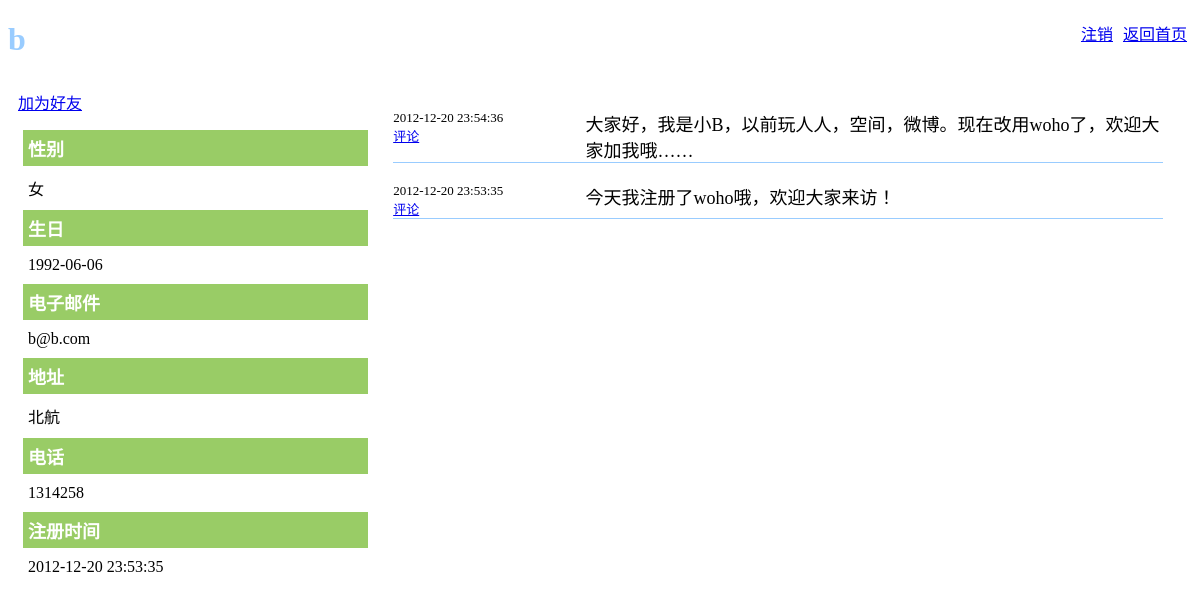
The app's page /space.php?mail=b@b.com with its own data.
### tables this page shows
CREATE TABLE `user_info` (
  `mail` char(50) NOT NULL DEFAULT '',
  `name` char(20) NOT NULL,
  `password` char(32) NOT NULL,
  `regist_time` datetime DEFAULT NULL,
  `birthday` date DEFAULT NULL,
  `phone` char(11) DEFAULT NULL,
  `address` varchar(150) DEFAULT NULL,
  `sex` tinyint(1) DEFAULT NULL,
  PRIMARY KEY (`mail`)
);

CREATE TABLE `tweet` (
  `id` int(11) NOT NULL AUTO_INCREMENT,
  `time` datetime DEFAULT NULL,
  `author` char(50) DEFAULT NULL,
  `content` text,
  PRIMARY KEY (`id`),
  KEY `author_mail` (`author`),
  KEY `fk14` (`author`),
  CONSTRAINT `fk14` FOREIGN KEY (`author`) REFERENCES `user_info` (`mail`) ON DELETE CASCADE ON UPDATE CASCADE
);

### space.php (the view, shortened to what this page needs)
<?php
if(isset($_GET['action']) && $_GET['action'] == "addFriend") {
	$user = $_SESSION['user'];
	$friend = $_POST['mail'];
	if($user == $friend) {
		echo 'fail';
		die(0);
	}
	include('conn.php');
	$result = mysql_query("SELECT * FROM relation WHERE user='$user'
			AND friend='$friend'", $conn);
	if($row = mysql_fetch_array($result)) {
		echo 'fail';
		die(0);
	}
	$result = mysql_query("INSERT INTO relation(user, friend) VALUES
							('$user','$friend')", $conn);
	if($result)
		echo 'success';
	else
		echo 'fail';
	die(0);
} else if(!isset($_GET['mail']) || $_GET['mail'] == "") {
	header("Location:home.php");
} else {
	include('conn.php');
	$user = $_GET['mail'];
	$result = mysql_query("SELECT * FROM user_info WHERE mail='$user'", $conn);
	$row = mysql_fetch_array($result);
}
?>
<!DOCTYPE html PUBLIC "-//W3C//DTD HTML 4.01 Transitional//EN" "http://www.w3.org/TR/html4/loose.dtd">
<html>
<head>
<link type="text/css" rel="stylesheet" href="css/space.css" />
<link type="text/css" rel="stylesheet" href="css/tweet.css" />
<link type="text/css" rel="stylesheet" href="css/comment.css" />
</head>
<body>
	<a class="topHref" href="home.php">返回首页</a>
	<a class="topHref" href="logout.php">注销</a>
	<h1><?php echo $row['name'];?></h1>
	<div id="profile">
    	<a href="javascript:void(0);" onclick="addFriend(<?php echo $row['mail'];?>);" >加为好友</a>
		<dl>
			<dt>性别</dt>
			<dd><?php echo ($row['sex'] == 1 ? '女' : '男');?></dd>
			<dt>生日</dt>
			<dd><?php echo ($row['birthday']);?></dd>
			<dt>电子邮件</dt>
			<dd><?php echo ($row['mail']);?></dd>
			<dt>地址</dt>
			<dd><?php echo ($row['address']);?></dd>
			<dt>电话</dt>
			<dd><?php echo ($row['phone']);?></dd>
			<dt>注册时间</dt>
			<dd><?php echo ($row['regist_time']);?></dd>
		</dl>
	</div>
	<div id="tweets">
		<?php
		$result = mysql_query("SELECT * FROM tweet WHERE author='$user'
				ORDER BY time DESC", $conn);
		while($row = mysql_fetch_array($result)) {
			echo '<div class="tweet" id='.$row['id'].'>';
			echo '<div class="tweetLeft">';
			echo '<div class="tweetTime">'.$row['time'].'</div>';
			echo '<a class="tweetHref" href="javascript:void(0);" onclick="comment(this);">评论</a>';
			echo '</div>';
			echo '<div class="tweetContent">'.$row['content'].'</div>';
			echo '</div>';
		}
		?>
	</div>
</body>
</html>

### css/space.css (style rules this page uses)
.topHref { float: right; padding-right: 5px; padding-left: 5px; }
dt { background-color: #9C6; font-size: large; font-weight: bolder; color: #FFF; margin: 5px; padding: 5px; }
dd { margin: 5px; padding: 5px; }
h1 { font-size: xx-large; font-weight: bolder; color: #9CF; }
#profile { float: left; width: 30%; margin: 5px; padding: 5px; }
#tweets { float: left; width: 65%; margin: 5px; padding: 5px; }

### css/tweet.css (style rules this page uses)
.tweet { border-bottom-width: thin; border-bottom-style: solid; border-bottom-color: #9CF; height: auto; float: left; width: 100%; margin-top: 20px; }
.tweet div.tweetLeft { float:left; width:25%; }
.tweet div.tweetLeft .tweetTime { font-size: small; }
.tweet div.tweetLeft .tweetHref { font-size: small; }
.tweet div.tweetContent { float:left; width:75%; font-size: large; }

### records on screen
user_info: name "b", birthday "1992-06-06", mail "b@b.com", address "北航", phone "1314258", regist_time "2012-12-20 23:53:35"
tweet: time "2012-12-20 23:54:36", content "大家好，我是小B，以前玩人人，空间，微博。现在改用woho了，欢迎大家加我哦……"
tweet: time "2012-12-20 23:53:35", content "今天我注册了woho哦，欢迎大家来访！"
